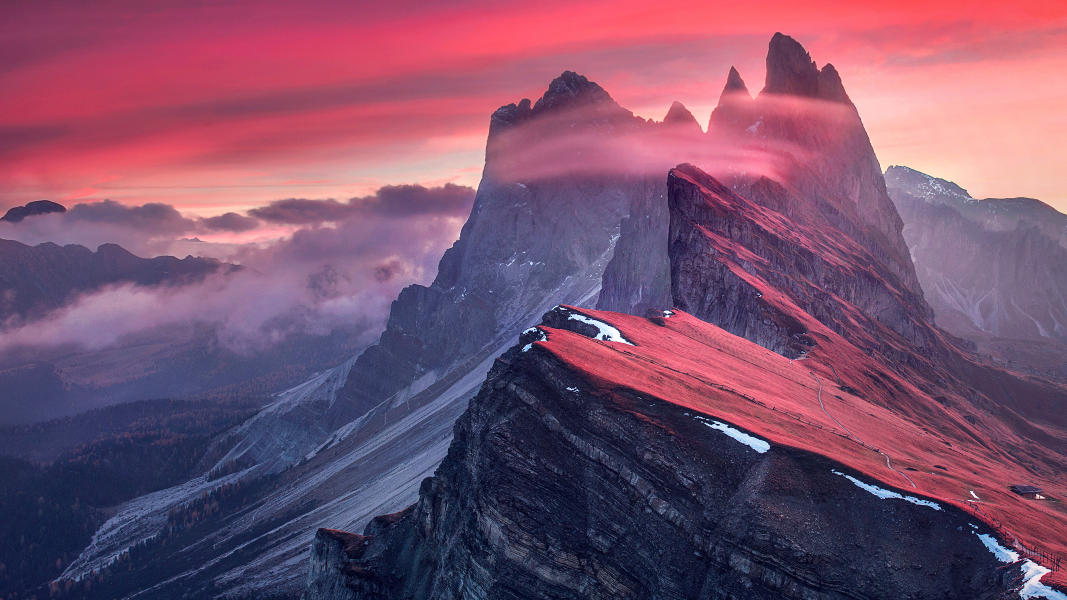
#> input picture pycv/src.JPG, 4267 x 2400 px, found by its file name (shown at 1/4 size)
$ python pylib2.py
#> lines starting #> are read from the running program, lines starting #| are printed output that depends on the picture
from PIL import Image
from pylab import *

im=array(Image.open("src.jpg"))
#> im is the input picture: shape (2400, 4267, 3); mean R, G, B 123.8, 81.2, 108.9
#绘制图片
imshow(im)

x=[100,100,400,400]
y=[200,500,200,500]
#绘制点
plot(x,y,"r*")
print(x[:2])
#绘制线
plot(x[:2],y[:2])
title("aaaaaaaaaa")
axis('off')
show()
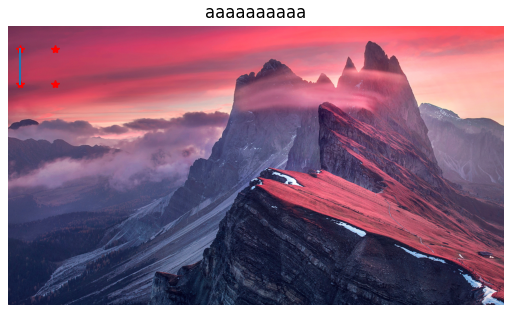
#> figure drawn by matplotlib, 1 panel
